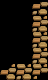

Below is a game level as drawn by its tile map, then a one-line description and the .tmx file that defines it, in full:
An orthogonal 3x5 tile map with 16x16 px tiles, 1 tile layer (Back2).

<map version="1.10" tiledversion="1.10.2" orientation="orthogonal" renderorder="right-down" width="3" height="5" tilewidth="16" tileheight="16" infinite="0" nextlayerid="2" nextobjectid="1">
  <tileset firstgid="1" name="z_blinxxy.MuseArt_MargotPath" tilewidth="16" tileheight="16" tilecount="8" columns="8">
    <image source="spring_MargotPath.png" width="128" height="16" />
  </tileset>
  <layer id="1" name="Back2" width="3" height="5">
    <data encoding="csv">
0,0,1,
0,0,2,
0,0,3,
0,0,4,
6,7,5
    </data>
  </layer>
</map>
